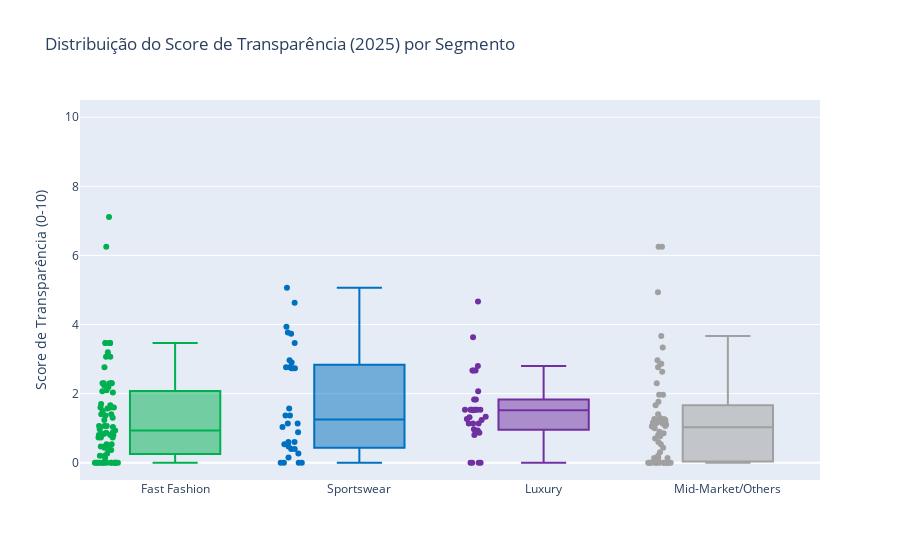

The notebook cell saved with this chart:
### Code cell
import plotly.express as px
import pandas as pd

segment_order = ['Fast Fashion', 'Sportswear', 'Luxury', 'Mid-Market/Others']

color_map = {
    'Fast Fashion': '#00B050',
    'Sportswear': '#0070C0',
    'Luxury': '#7030A0',
    'Mid-Market/Others': '#A0A0A0'
}

fig = px.box(
    df,
    x='Market_Segment',
    y='Transparency_Score',
    color='Market_Segment',
    category_orders={'Market_Segment': segment_order},
    color_discrete_map=color_map,
    
    title='Distribuição do Score de Transparência (2025) por Segmento',
    labels={'Transparency_Score': 'Score de Transparência (0-10)', 'Market_Segment': 'Segmento de Mercado'},
    
    range_y=[-0.5, 10.5],
    
    points="all" 
)

fig.update_layout(
    xaxis_title=None,
    showlegend=False
)

fig.show()

### Figure 1 — Plotly figure (JSON) as saved in the notebook; plotly's stock layout.template omitted (floating-point values rounded to 4 significant figures)
{"data": [{"alignmentgroup": "True", "boxpoints": "all", "hovertemplate": "Segmento de Mercado=%{x}<br>Score de Transparência (0-10)=%{y}<extra></extra>", "legendgroup": "Fast Fashion", "marker": {"color": "#00B050"}, "name": "Fast Fashion", "notched": false, "offsetgroup": "Fast Fashion", "orientation": "v", "showlegend": true, "type": "box", "x": ["Fast Fashion", "Fast Fashion", "Fast Fashion", "Fast Fashion", "Fast Fashion", "Fast Fashion", "Fast Fashion", "Fast Fashion", "Fast Fashion", "Fast Fashion", "Fast Fashion", "Fast Fashion", "Fast Fashion", "Fast Fashion", "Fast Fashion", "Fast Fashion", "Fast Fashion", "Fast Fashion", "Fast Fashion", "Fast Fashion", "Fast Fashion", "Fast Fashion", "Fast Fashion", "Fast Fashion", "Fast Fashion", "Fast Fashion", "Fast Fashion", "Fast Fashion", "Fast Fashion", "Fast Fashion", "Fast Fashion", "Fast Fashion", "Fast Fashion", "Fast Fashion", "Fast Fashion", "Fast Fashion", "Fast Fashion", "Fast Fashion", "Fast Fashion", "Fast Fashion", "Fast Fashion", "Fast Fashion", "Fast Fashion", "Fast Fashion", "Fast Fashion", "Fast Fashion", "Fast Fashion", "Fast Fashion", "Fast Fashion", "Fast Fashion", "Fast Fashion", "Fast Fashion", "Fast Fashion", "Fast Fashion", "Fast Fashion", "Fast Fashion", "Fast Fashion", "Fast Fashion", "Fast Fashion", "Fast Fashion", "Fast Fashion", "Fast Fashion", "Fast Fashion", "Fast Fashion", "Fast Fashion", "Fast Fashion", "Fast Fashion", "Fast Fashion", "Fast Fashion", "Fast Fashion", "Fast Fashion", "Fast Fashion", "Fast Fashion", "Fast Fashion", "Fast Fashion", "Fast Fashion", "Fast Fashion"], "x0": " ", "xaxis": "x", "y": [1.5, 2.3, 7.117, 2.233, 2.3, 1.6, 3.467, 1.6, 1.6, 0.8667, 1.367, 0.9666, 0.7334, 0.4, 1.4, 1.233, 0.5333, 0.4665, 0.0, 2.767, 2.033, 0.0, 3.2, 0.1333, 1.667, 0.8501, 0.7999, 0.0, 0.0, 0.0, 0.7334, 0.0, 0.7999, 0.7334, 0.0, 0.2666, 1.567, 1.033, 0.0, 0.4332, 2.067, 1.7, 0.0, 0.0, 1.067, 0.8667, 0.0, 0.3666, 3.467, 3.467, 3.067, 3.067, 2.3, 2.3, 1.4, 3.467, 1.067, 6.251, 3.467, 0.9332, 1.067, 2.1, 0.0, 2.183, 0.8, 0.8331, 0.0, 0.4668, 0.0, 0.0, 0.0, 2.3, 1.3, 0.4668, 0.2001, 0.5333, 0.2001], "y0": " ", "yaxis": "y"}, {"alignmentgroup": "True", "boxpoints": "all", "hovertemplate": "Segmento de Mercado=%{x}<br>Score de Transparência (0-10)=%{y}<extra></extra>", "legendgroup": "Sportswear", "marker": {"color": "#0070C0"}, "name": "Sportswear", "notched": false, "offsetgroup": "Sportswear", "orientation": "v", "showlegend": true, "type": "box", "x": ["Sportswear", "Sportswear", "Sportswear", "Sportswear", "Sportswear", "Sportswear", "Sportswear", "Sportswear", "Sportswear", "Sportswear", "Sportswear", "Sportswear", "Sportswear", "Sportswear", "Sportswear", "Sportswear", "Sportswear", "Sportswear", "Sportswear", "Sportswear", "Sportswear", "Sportswear", "Sportswear", "Sportswear", "Sportswear", "Sportswear", "Sportswear", "Sportswear", "Sportswear", "Sportswear", "Sportswear", "Sportswear"], "x0": " ", "xaxis": "x", "y": [2.733, 3.733, 2.733, 5.067, 2.767, 0.6, 0.15, 2.9, 0.3999, 4.633, 0.5998, 3.767, 1.033, 0.4667, 3.933, 1.367, 1.367, 1.567, 0.8833, 0.0, 3.467, 1.133, 2.767, 1.133, 0.0, 0.5333, 2.967, 2.733, 0.0, 0.2666, 0.4, 0.0], "y0": " ", "yaxis": "y"}, {"alignmentgroup": "True", "boxpoints": "all", "hovertemplate": "Segmento de Mercado=%{x}<br>Score de Transparência (0-10)=%{y}<extra></extra>", "legendgroup": "Luxury", "marker": {"color": "#7030A0"}, "name": "Luxury", "notched": false, "offsetgroup": "Luxury", "orientation": "v", "showlegend": true, "type": "box", "x": ["Luxury", "Luxury", "Luxury", "Luxury", "Luxury", "Luxury", "Luxury", "Luxury", "Luxury", "Luxury", "Luxury", "Luxury", "Luxury", "Luxury", "Luxury", "Luxury", "Luxury", "Luxury", "Luxury", "Luxury", "Luxury", "Luxury", "Luxury", "Luxury", "Luxury", "Luxury", "Luxury", "Luxury", "Luxury", "Luxury", "Luxury", "Luxury", "Luxury"], "x0": " ", "xaxis": "x", "y": [1.333, 1.533, 1.533, 4.667, 3.633, 1.533, 1.533, 1.267, 0.8666, 1.533, 2.8, 2.067, 1.833, 0.9666, 1.533, 1.317, 1.133, 0.9331, 1.233, 2.666, 2.666, 2.666, 0.8, 1.517, 0.0, 1.833, 1.133, 1.533, 0.0, 1.133, 0.8666, 0.0, 0.0], "y0": " ", "yaxis": "y"}, {"alignmentgroup": "True", "boxpoints": "all", "hovertemplate": "Segmento de Mercado=%{x}<br>Score de Transparência (0-10)=%{y}<extra></extra>", "legendgroup": "Mid-Market/Others", "marker": {"color": "#A0A0A0"}, "name": "Mid-Market/Others", "notched": false, "offsetgroup": "Mid-Market/Others", "orientation": "v", "showlegend": true, "type": "box", "x": ["Mid-Market/Others", "Mid-Market/Others", "Mid-Market/Others", "Mid-Market/Others", "Mid-Market/Others", "Mid-Market/Others", "Mid-Market/Others", "Mid-Market/Others", "Mid-Market/Others", "Mid-Market/Others", "Mid-Market/Others", "Mid-Market/Others", "Mid-Market/Others", "Mid-Market/Others", "Mid-Market/Others", "Mid-Market/Others", "Mid-Market/Others", "Mid-Market/Others", "Mid-Market/Others", "Mid-Market/Others", "Mid-Market/Others", "Mid-Market/Others", "Mid-Market/Others", "Mid-Market/Others", "Mid-Market/Others", "Mid-Market/Others", "Mid-Market/Others", "Mid-Market/Others", "Mid-Market/Others", "Mid-Market/Others", "Mid-Market/Others", "Mid-Market/Others", "Mid-Market/Others", "Mid-Market/Others", "Mid-Market/Others", "Mid-Market/Others", "Mid-Market/Others", "Mid-Market/Others", "Mid-Market/Others", "Mid-Market/Others", "Mid-Market/Others", "Mid-Market/Others", "Mid-Market/Others", "Mid-Market/Others", "Mid-Market/Others", "Mid-Market/Others", "Mid-Market/Others", "Mid-Market/Others", "Mid-Market/Others", "Mid-Market/Others", "Mid-Market/Others", "Mid-Market/Others", "Mid-Market/Others", "Mid-Market/Others", "Mid-Market/Others", "Mid-Market/Others", "Mid-Market/Others", "Mid-Market/Others"], "x0": " ", "xaxis": "x", "y": [2.633, 1.767, 2.767, 0.9001, 1.067, 2.3, 0.0, 1.2, 1.2, 3.667, 2.967, 1.067, 0.0, 2.867, 1.967, 0.03332, 0.7, 0.8501, 1.15, 0.0, 1.166, 1.4, 1.133, 0.7999, 1.0, 0.7666, 0.2, 1.3, 0.0, 0.0, 0.0, 0.0, 0.0, 1.967, 0.1333, 1.267, 1.267, 0.3, 0.6, 6.251, 3.333, 6.251, 2.867, 0.4334, 0.0, 0.0, 1.1, 4.933, 0.0, 0.0, 0.1333, 1.667, 0.5333, 0.0, 1.233, 0.0, 0.1333, 1.05], "y0": " ", "yaxis": "y"}], "layout": {"boxmode": "overlay", "legend": {"title": {"text": "Segmento de Mercado"}, "tracegroupgap": 0}, "showlegend": false, "title": {"text": "Distribuição do Score de Transparência (2025) por Segmento"}, "xaxis": {"anchor": "y", "categoryarray": ["Fast Fashion", "Sportswear", "Luxury", "Mid-Market/Others"], "categoryorder": "array", "domain": [0, 1], "title": {}}, "yaxis": {"anchor": "x", "domain": [0, 1], "range": [-0.5, 10.5], "title": {"text": "Score de Transparência (0-10)"}}}}
